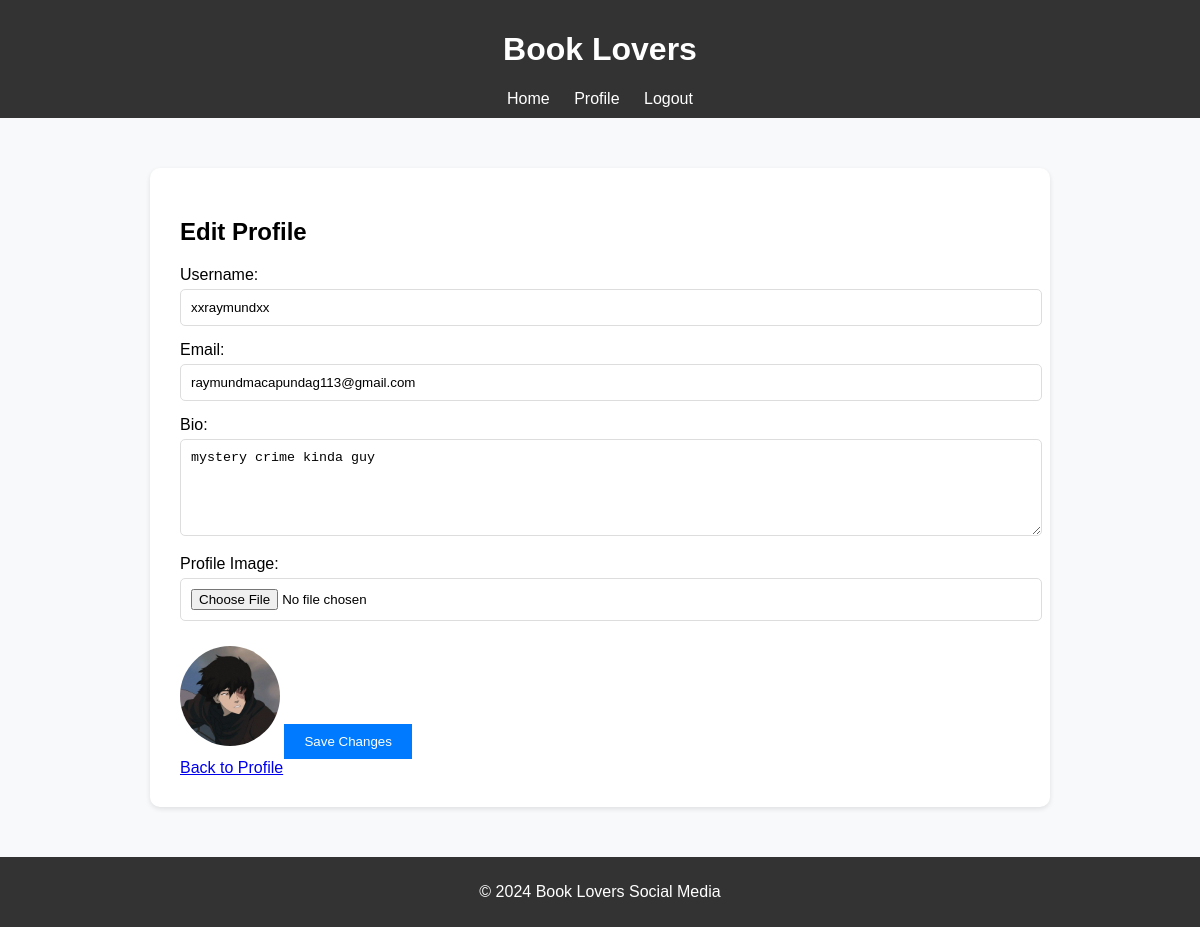
The page /editprof.php (signed in) on the database its author committed.
### tables this page shows
CREATE TABLE `users` (
  `user_id` int(11) NOT NULL,
  `username` varchar(50) NOT NULL,
  `email` varchar(100) NOT NULL,
  `password` varchar(255) NOT NULL,
  `bio` text DEFAULT NULL,
  `profile_image` varchar(255) DEFAULT NULL,
  `created_at` timestamp NOT NULL DEFAULT current_timestamp()
);

### editprof.php (the view, shortened to what this page needs)
<?php
include 'connect.php';
include 'header.php';
$user_id = $_SESSION['user_id'];
$sql = "SELECT * FROM Users WHERE user_id = ?";
$stmt = $conn->prepare($sql);
$stmt->bind_param("i", $user_id);
$stmt->execute();
$result = $stmt->get_result();
$user = $result->fetch_assoc();
?>
<!DOCTYPE html>
<html lang="en">
<head>
</head>
<body>
    <div class="container">
        <h2>Edit Profile</h2>
        <form method="POST" action="" enctype="multipart/form-data">
            <label for="username">Username:</label>
            <input type="text" name="username" value="<?= htmlspecialchars($user['username']) ?>" required>
            <label for="email">Email:</label>
            <input type="email" name="email" value="<?= htmlspecialchars($user['email']) ?>" required>
            <label for="bio">Bio:</label>
            <textarea name="bio" rows="5"><?= htmlspecialchars($user['bio']) ?></textarea>
            <label for="profile_image">Profile Image:</label>
            <input type="file" name="profile_image" accept="image/*">
            <?php if (!empty($user['profile_image'])): ?>
                <img src="uploads/<?= $user['profile_image'] ?>" alt="Profile Image" class="profile-image-preview">
            <?php endif; ?>
            <button type="submit">Save Changes</button>
        </form>
        <div class="profile-actions">
            <a href="profile.php">Back to Profile</a>
        </div>
    </div>
</body>
</html>
<?php include 'footer.php'; ?>

### editprof.php (style rules this page uses)
body { font-family: Arial, sans-serif; background-color: #f8f9fa; margin: 0; padding: 0; }
.container { width: 70%; margin: 50px auto; background: white; padding: 30px; border-radius: 10px; box-shadow: 0 2px 5px rgba(0, 0, 0, 0.1); }
form { margin-top: 20px; }
form label { display: block; margin-bottom: 5px; }
form input, form textarea { width: 100%; padding: 10px; margin-bottom: 15px; border: 1px solid #ddd; border-radius: 5px; }
form button { background: #007BFF; color: white; padding: 10px 20px; border: none; cursor: pointer; }
.profile-image-preview { width: 100px; height: 100px; border-radius: 50%; margin-top: 10px; }

### rows shown on the page
users: username "xxraymundxx", email "raymundmacapundag113@gmail.com", bio "mystery crime kinda guy", profile_image (picture)
